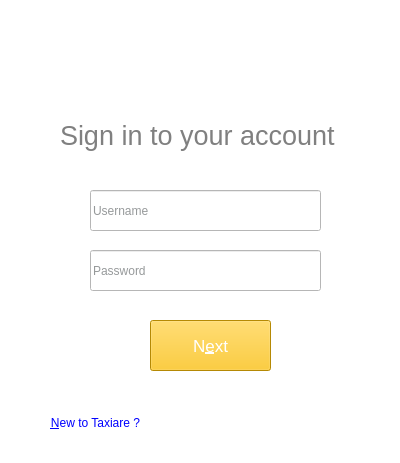
<?xml version="1.0" encoding="UTF-8"?>
<ui version="4.0">
 <class>MainWindow</class>
 <widget class="QMainWindow" name="MainWindow">
  <property name="geometry">
   <rect>
    <x>0</x>
    <y>0</y>
    <width>400</width>
    <height>463</height>
   </rect>
  </property>
  <property name="sizePolicy">
   <sizepolicy hsizetype="Fixed" vsizetype="Fixed">
    <horstretch>0</horstretch>
    <verstretch>0</verstretch>
   </sizepolicy>
  </property>
  <property name="palette">
   <palette>
    <active>
     <colorrole role="Text">
      <brush brushstyle="SolidPattern">
       <color alpha="255">
        <red>114</red>
        <green>159</green>
        <blue>207</blue>
       </color>
      </brush>
     </colorrole>
     <colorrole role="Base">
      <brush brushstyle="SolidPattern">
       <color alpha="255">
        <red>255</red>
        <green>255</green>
        <blue>255</blue>
       </color>
      </brush>
     </colorrole>
     <colorrole role="Window">
      <brush brushstyle="SolidPattern">
       <color alpha="255">
        <red>255</red>
        <green>255</green>
        <blue>255</blue>
       </color>
      </brush>
     </colorrole>
    </active>
    <inactive>
     <colorrole role="Text">
      <brush brushstyle="SolidPattern">
       <color alpha="255">
        <red>114</red>
        <green>159</green>
        <blue>207</blue>
       </color>
      </brush>
     </colorrole>
     <colorrole role="Base">
      <brush brushstyle="SolidPattern">
       <color alpha="255">
        <red>255</red>
        <green>255</green>
        <blue>255</blue>
       </color>
      </brush>
     </colorrole>
     <colorrole role="Window">
      <brush brushstyle="SolidPattern">
       <color alpha="255">
        <red>255</red>
        <green>255</green>
        <blue>255</blue>
       </color>
      </brush>
     </colorrole>
    </inactive>
    <disabled>
     <colorrole role="Text">
      <brush brushstyle="SolidPattern">
       <color alpha="255">
        <red>190</red>
        <green>190</green>
        <blue>190</blue>
       </color>
      </brush>
     </colorrole>
     <colorrole role="Base">
      <brush brushstyle="SolidPattern">
       <color alpha="255">
        <red>255</red>
        <green>255</green>
        <blue>255</blue>
       </color>
      </brush>
     </colorrole>
     <colorrole role="Window">
      <brush brushstyle="SolidPattern">
       <color alpha="255">
        <red>255</red>
        <green>255</green>
        <blue>255</blue>
       </color>
      </brush>
     </colorrole>
    </disabled>
   </palette>
  </property>
  <property name="windowTitle">
   <string>MainWindow</string>
  </property>
  <widget class="QWidget" name="centralWidget">
   <widget class="QLabel" name="label">
    <property name="geometry">
     <rect>
      <x>50</x>
      <y>0</y>
      <width>291</width>
      <height>101</height>
     </rect>
    </property>
    <property name="text">
     <string/>
    </property>
    <property name="pixmap">
     <pixmap resource="rs.qrc">:/IMG/logo.png</pixmap>
    </property>
    <property name="scaledContents">
     <bool>true</bool>
    </property>
   </widget>
   <widget class="QLineEdit" name="userNameTxt">
    <property name="geometry">
     <rect>
      <x>90</x>
      <y>190</y>
      <width>231</width>
      <height>41</height>
     </rect>
    </property>
    <property name="palette">
     <palette>
      <active>
       <colorrole role="Text">
        <brush brushstyle="SolidPattern">
         <color alpha="255">
          <red>46</red>
          <green>52</green>
          <blue>54</blue>
         </color>
        </brush>
       </colorrole>
      </active>
      <inactive>
       <colorrole role="Text">
        <brush brushstyle="SolidPattern">
         <color alpha="255">
          <red>46</red>
          <green>52</green>
          <blue>54</blue>
         </color>
        </brush>
       </colorrole>
      </inactive>
      <disabled>
       <colorrole role="Text">
        <brush brushstyle="SolidPattern">
         <color alpha="255">
          <red>190</red>
          <green>190</green>
          <blue>190</blue>
         </color>
        </brush>
       </colorrole>
      </disabled>
     </palette>
    </property>
    <property name="placeholderText">
     <string>Username</string>
    </property>
   </widget>
   <widget class="QLabel" name="label_2">
    <property name="geometry">
     <rect>
      <x>60</x>
      <y>120</y>
      <width>291</width>
      <height>31</height>
     </rect>
    </property>
    <property name="font">
     <font>
      <pointsize>20</pointsize>
     </font>
    </property>
    <property name="styleSheet">
     <string notr="true">color: gray;</string>
    </property>
    <property name="text">
     <string>Sign in to your account</string>
    </property>
   </widget>
   <widget class="QLineEdit" name="passTxt">
    <property name="geometry">
     <rect>
      <x>90</x>
      <y>250</y>
      <width>231</width>
      <height>41</height>
     </rect>
    </property>
    <property name="palette">
     <palette>
      <active>
       <colorrole role="Text">
        <brush brushstyle="SolidPattern">
         <color alpha="255">
          <red>46</red>
          <green>52</green>
          <blue>54</blue>
         </color>
        </brush>
       </colorrole>
      </active>
      <inactive>
       <colorrole role="Text">
        <brush brushstyle="SolidPattern">
         <color alpha="255">
          <red>46</red>
          <green>52</green>
          <blue>54</blue>
         </color>
        </brush>
       </colorrole>
      </inactive>
      <disabled>
       <colorrole role="Text">
        <brush brushstyle="SolidPattern">
         <color alpha="255">
          <red>190</red>
          <green>190</green>
          <blue>190</blue>
         </color>
        </brush>
       </colorrole>
      </disabled>
     </palette>
    </property>
    <property name="echoMode">
     <enum>QLineEdit::Password</enum>
    </property>
    <property name="placeholderText">
     <string>Password</string>
    </property>
   </widget>
   <widget class="QLabel" name="errLbl">
    <property name="geometry">
     <rect>
      <x>70</x>
      <y>160</y>
      <width>261</width>
      <height>21</height>
     </rect>
    </property>
    <property name="styleSheet">
     <string notr="true">color: red;</string>
    </property>
    <property name="text">
     <string/>
    </property>
   </widget>
   <widget class="QPushButton" name="loginCmd">
    <property name="geometry">
     <rect>
      <x>150</x>
      <y>320</y>
      <width>121</width>
      <height>51</height>
     </rect>
    </property>
    <property name="font">
     <font>
      <pointsize>13</pointsize>
     </font>
    </property>
    <property name="styleSheet">
     <string notr="true"> background-color: rgb(254, 192, 5);
 color : white</string>
    </property>
    <property name="text">
     <string>N&amp;ext</string>
    </property>
   </widget>
   <widget class="QPushButton" name="pushButton">
    <property name="geometry">
     <rect>
      <x>10</x>
      <y>410</y>
      <width>171</width>
      <height>25</height>
     </rect>
    </property>
    <property name="cursor">
     <cursorShape>PointingHandCursor</cursorShape>
    </property>
    <property name="styleSheet">
     <string notr="true">color: blue;</string>
    </property>
    <property name="text">
     <string>&amp;New to Taxiare ?</string>
    </property>
    <property name="flat">
     <bool>true</bool>
    </property>
   </widget>
  </widget>
  <widget class="QMenuBar" name="menuBar">
   <property name="geometry">
    <rect>
     <x>0</x>
     <y>0</y>
     <width>400</width>
     <height>22</height>
    </rect>
   </property>
  </widget>
 </widget>
 <layoutdefault spacing="6" margin="11"/>
 <resources>
  <include location="rs.qrc"/>
 </resources>
 <connections/>
</ui>
